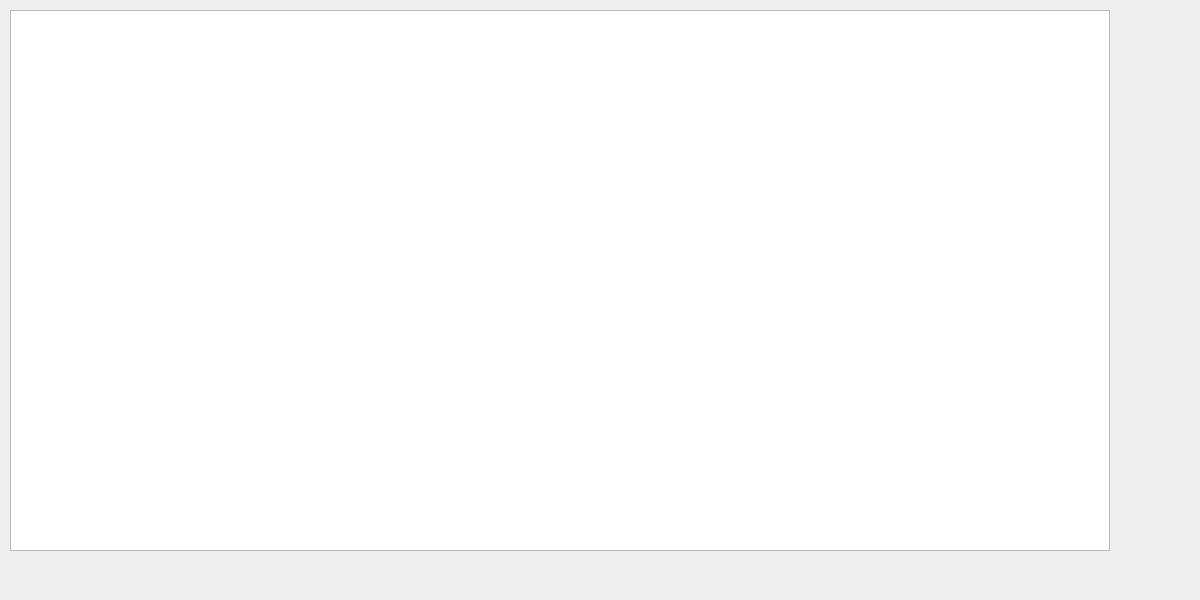
<?xml version="1.0" encoding="UTF-8"?>
<ui version="4.0">
 <class>MainWindow</class>
 <widget class="QMainWindow" name="MainWindow">
  <property name="geometry">
   <rect>
    <x>0</x>
    <y>0</y>
    <width>1200</width>
    <height>600</height>
   </rect>
  </property>
  <property name="windowTitle">
   <string>MainWindow</string>
  </property>
  <widget class="QWidget" name="centralwidget">
   <widget class="QTableWidget" name="tableWidget">
    <property name="geometry">
     <rect>
      <x>10</x>
      <y>10</y>
      <width>1100</width>
      <height>541</height>
     </rect>
    </property>
   </widget>
  </widget>
 </widget>
 <resources/>
 <connections/>
</ui>
